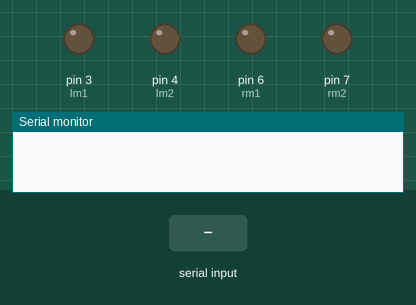
The sketch below on a simulated Arduino Uno, built with avr-gcc and run on an emulated ATmega328P. Parts: output pins drawn as LEDs (lit = HIGH), the last lines printed to the serial monitor. The inputs (shaded band) are chosen by the test bench.

Above: at 1.2 s.
1.3 s: "F" received over Serial
At 3.5 s:
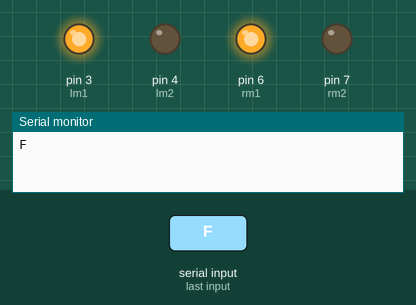
3.8 s: "R" received over Serial
At 4.8 s:
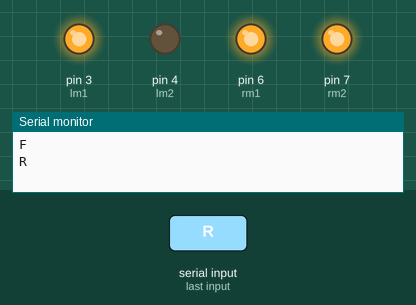
5.3 s: "B" received over Serial
At 6.0 s:
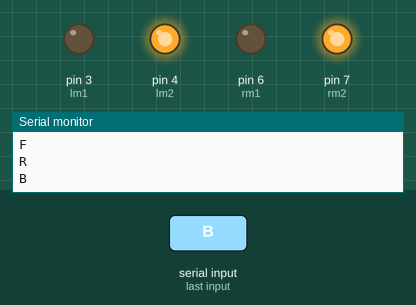
6.8 s: "L" received over Serial
At 9.0 s:
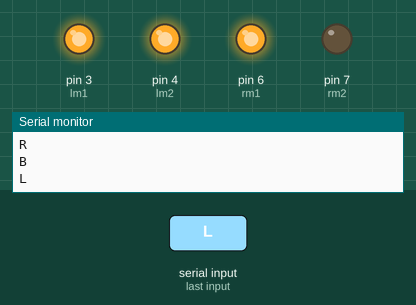
9.3 s: "S" received over Serial
At 11.0 s:
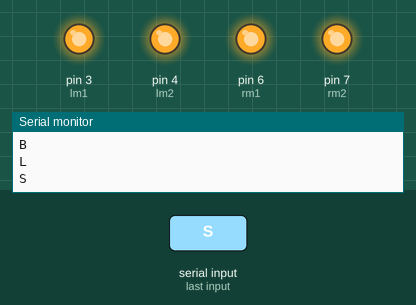
Timing chart, 0 to 12.5 s (numbered marks = the images above; inputs shaded):
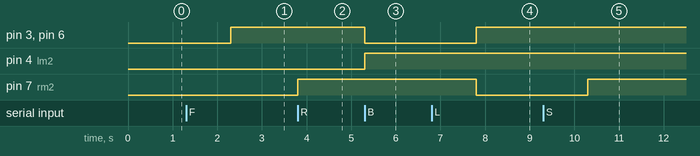

The sketch:

Project_Code.ino
```cpp
/*~~~~~~~~~~~~~~~~~~~~~~~~~~~~~~~~~~~~~~~~~~~~~~~~~~~~~~Bluetooth Controlled Robot~~~~~~~~~~~~~~~~~~~~~~~~~~~~~~~~~~~~~~~~~~~~~~~~~~~~~~~~~~~~~~~~~~*/
/*
* Designed an Andriod App which connects with the bluetooth present on the robot.
* The controlls for thr robot will be send from the App from control buttons.
*/

  /*For Left Motor*/
#define lm1 3
#define lm2 4
  /*For Right Motor*/
#define rm1 6
#define rm2 7

void setup() {
  // put your setup code here, to run once:
  pinMode(lm1, OUTPUT);
  pinMode(lm2, OUTPUT);
  pinMode(rm1, OUTPUT);
  pinMode(rm2, OUTPUT);

  Serial.begin(9600);
  Serial.flush();
}

void control_function(char val){
  if(val == 'F'){
    digitalWrite(lm1, HIGH);
    digitalWrite(lm2, LOW);
    digitalWrite(rm1, HIGH);
    digitalWrite(rm2, LOW);
  }
  else if(val == 'R'){
    digitalWrite(lm1, HIGH);
    digitalWrite(lm2, LOW);
    digitalWrite(rm1, HIGH);
    digitalWrite(rm2, HIGH);
  }
  else if(val == 'B'){
    digitalWrite(lm1, LOW);
    digitalWrite(lm2, HIGH);
    digitalWrite(rm1, LOW);
    digitalWrite(rm2, HIGH);
  }
  else if(val == 'L'){
    digitalWrite(lm1, HIGH);
    digitalWrite(lm2, HIGH);
    digitalWrite(rm1, HIGH);
    digitalWrite(rm2, LOW);
  }
  if(val == 'S'){
      digitalWrite(lm1, HIGH);
      digitalWrite(lm2, HIGH);
      digitalWrite(rm1, HIGH);
      digitalWrite(rm2, HIGH);
  }
}

void loop() {
  // put your main code here, to run repeatedly:
  char val;
  if(Serial.available()>0){
    val = Serial.read();
    Serial.println(val);
    control_function(val);
  }
  while(!Serial.available()){
    control_function(val);
    if(Serial.available()>0){
      return;
    }
  }
  delay(1000);
}
```

Measured:
- after the input at 1.3 s, pin 3 (lm1), pin 6 (rm1): LOW → HIGH after 1.0 s
- after the input at 3.8 s, pin 7 (rm2): LOW → HIGH at once
- after the input at 5.3 s, pin 3 (lm1), pin 6 (rm1): HIGH → LOW at once; pin 4 (lm2): LOW → HIGH at once
- after the input at 6.8 s, pin 3 (lm1), pin 6 (rm1): LOW → HIGH after 1.0 s; pin 7 (rm2): HIGH → LOW after 1.0 s
- after the input at 9.3 s, pin 7 (rm2): LOW → HIGH after 1.0 s
